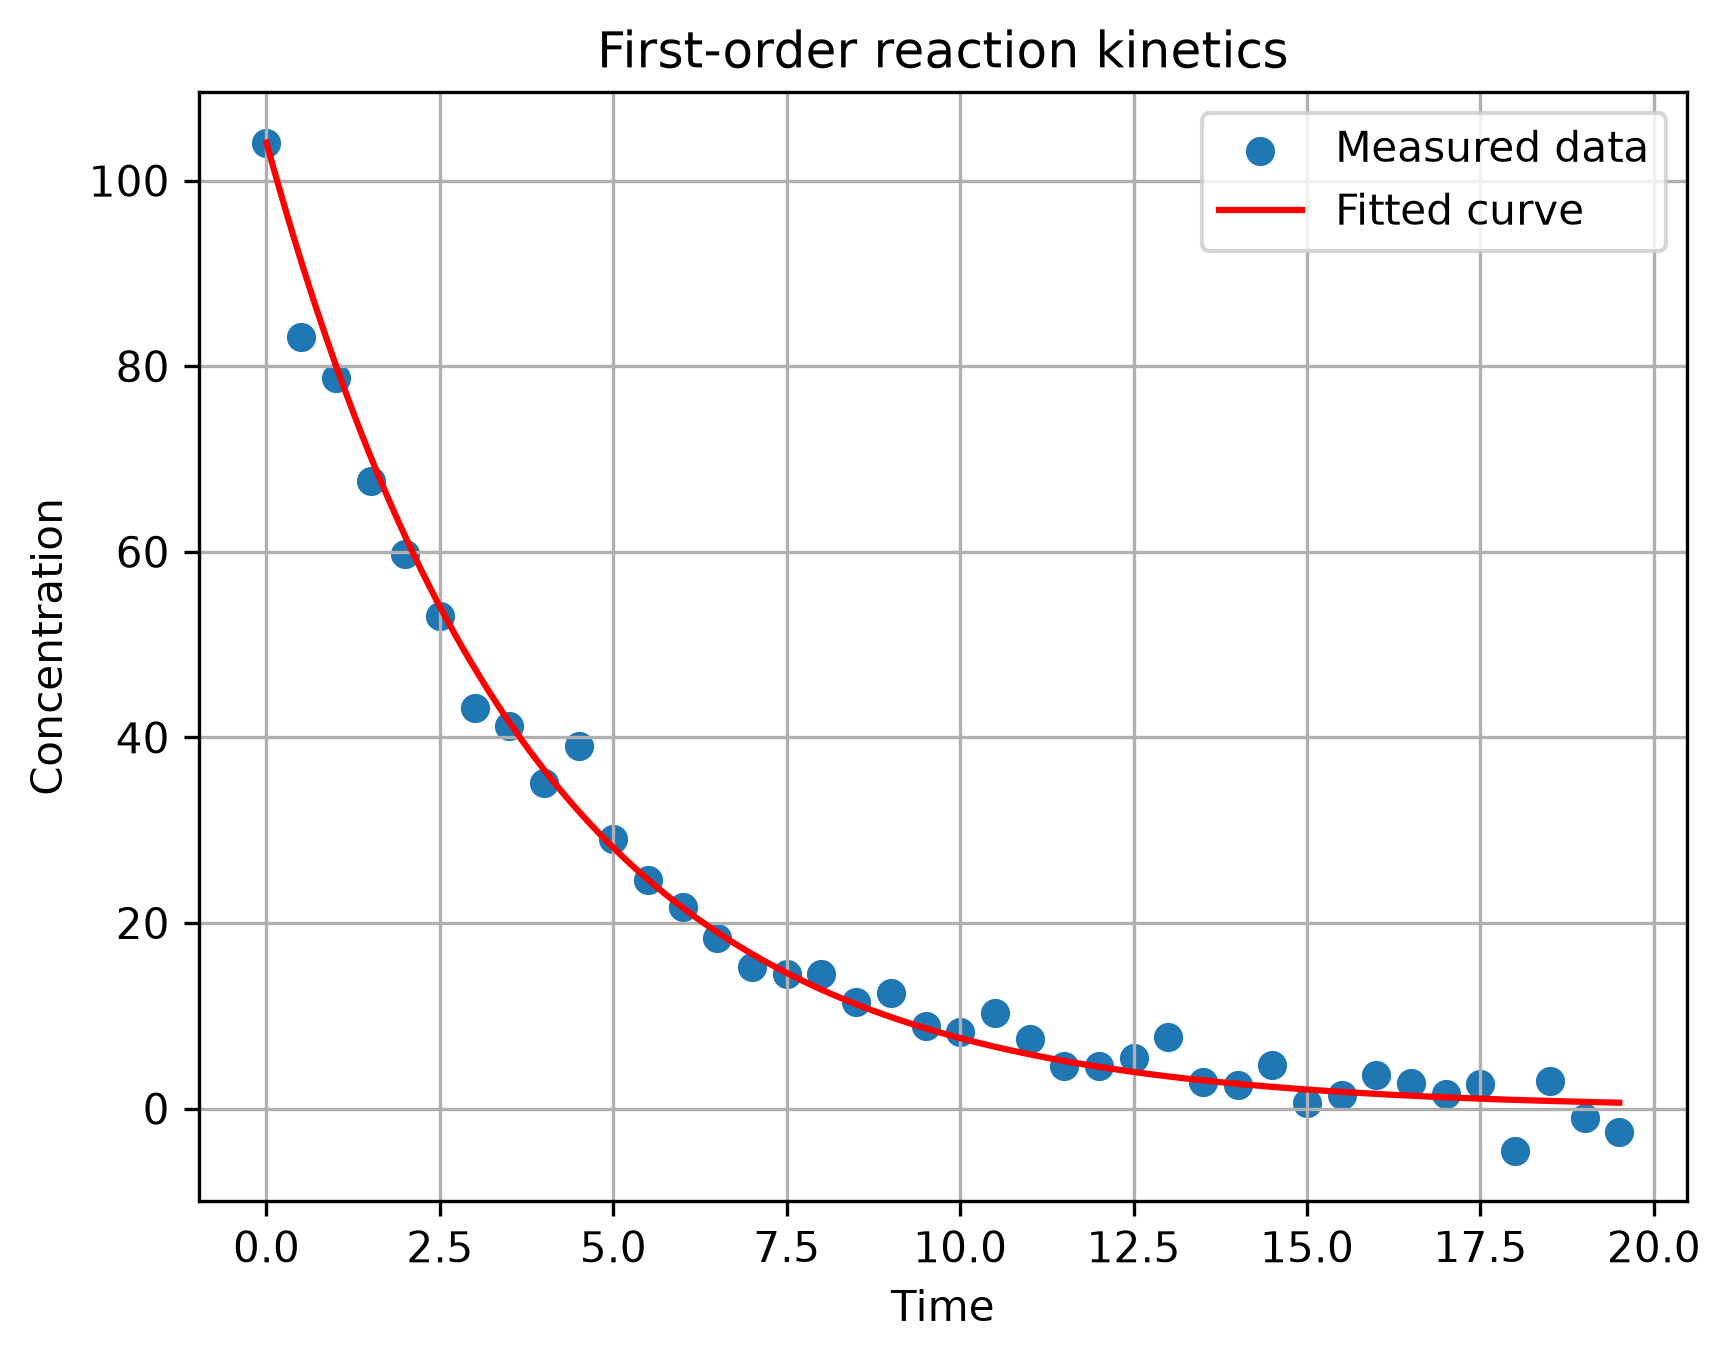

This chart was generated by the following Python code:
"""
PW2 Lab B Part 3 -- fit a reaction's rate constant to measured data.

A first-order reaction decays as  C(t) = C0 * exp(-k*t).  You have noisy
concentration-vs-time measurements; find the k that best matches them.
Complete the TODOs. Run:  python kinetics.py
"""
import numpy as np
import matplotlib.pyplot as plt
from scipy.optimize import minimize

# TODO 1: read kinetics.csv (columns time, concentration) into arrays t, C.
#         Set C0 = the first concentration.
data = np.loadtxt("kinetics.csv", delimiter=",", skiprows=1)

t = data[:, 0]
C = data[:, 1]

C0 = C[0]
# TODO 2: write total_error(k) = sum of (measured - C0*exp(-k*t))^2.
#         This is the "how bad" number: small when the model matches the data.
def total_error(k):
    predicted = C0 * np.exp(-k * t)
    return np.sum((C - predicted) ** 2)
# TODO 3: minimise total_error with scipy.optimize.minimize (method "SLSQP",
#         bounds [(0, 5)], start x0=0.5). Print the fitted k.
result = minimize(
    total_error,
    x0=[0.5],
    method="SLSQP",
    bounds=[(0, 5)]
)

k_fit = result.x[0]

print("Fitted rate constant k =", k_fit)
print("Total error =", result.fun)
# TODO 4: plot the measured data (points) and your fitted curve (line) together.
#         Save as kinetics.png.
t_fit = np.linspace(t.min(), t.max(), 200)
C_fit = C0 * np.exp(-k_fit * t_fit)

plt.scatter(t, C, label="Measured data")
plt.plot(t_fit, C_fit, color="red", label="Fitted curve")

plt.xlabel("Time")
plt.ylabel("Concentration")
plt.title("First-order reaction kinetics")
plt.legend()
plt.grid(True)

plt.savefig("kinetics.png", dpi=300, bbox_inches="tight")
plt.show()
